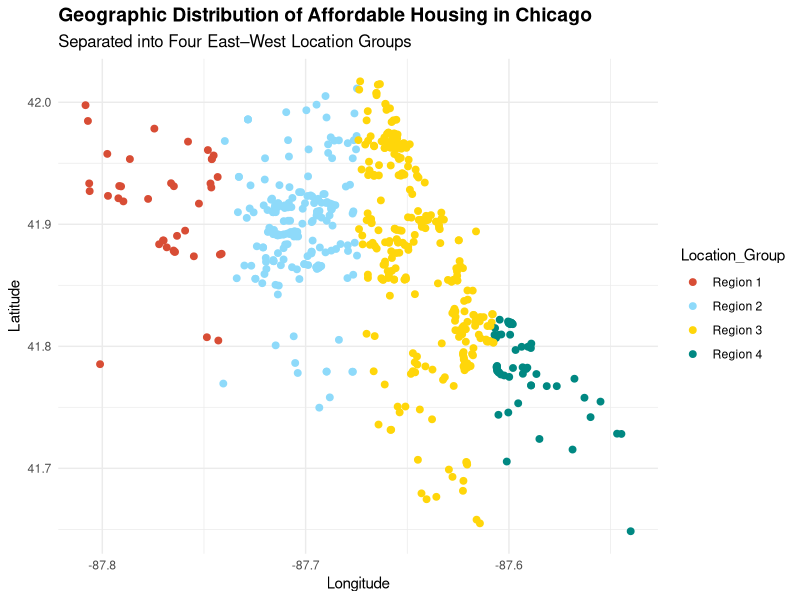
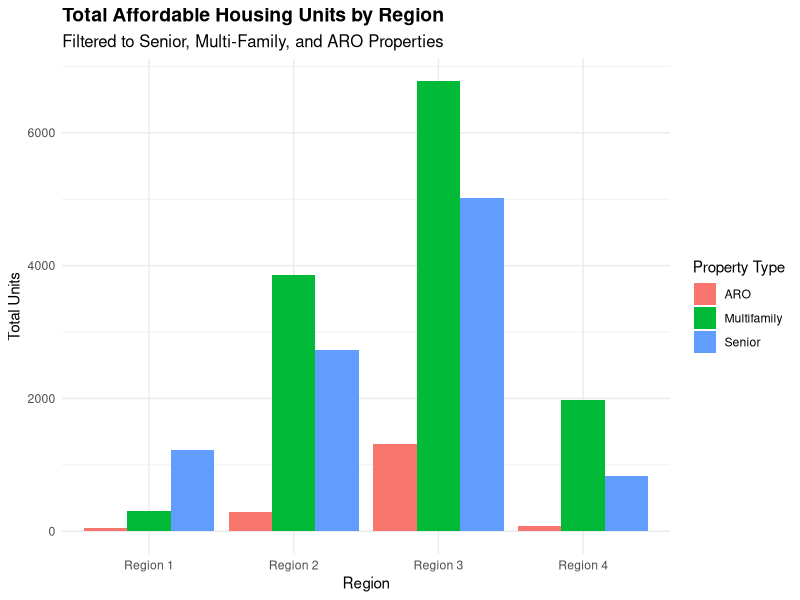
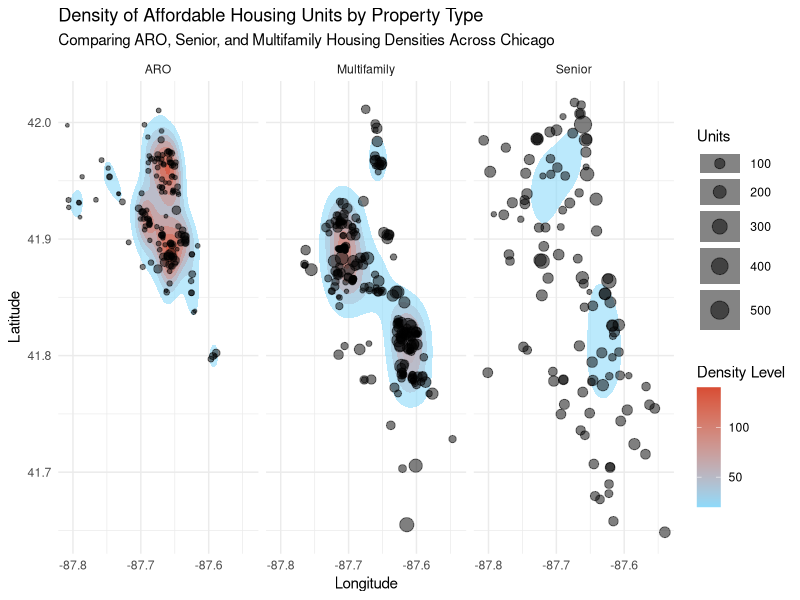

Source code (R) for these figures, in order:
## ---- chunk 1
knitr::opts_chunk$set(echo = TRUE)
## ---- chunk 2
knitr::opts_chunk$set(echo = TRUE)
## ---- chunk 3

library(ggplot2)

housing_data <- read.csv("Housing_Data.csv")

## ---- chunk 4

library(ggplot2)

housing_data <- read.csv("Housing_Data.csv")

## ---- chunk 5

dim(housing_data) # Verify rows > 500 and columns >= 57

## ---- chunk 6

str(housing_data)

## ---- chunk 7

colSums(is.na(housing_data))

## ---- chunk 8

(colSums(is.na(housing_data)) / nrow(housing_data)) * 100
sapply(housing_data, function(x) length(unique(x)))

## ---- chunk 9

library(ggplot2)

housing_data <- housing_data[!is.na(housing_data$Longitude) & !is.na(housing_data$Latitude), ]

housing_data$Location_Group <- cut(
  housing_data$Longitude,
  breaks = 4,
  labels = paste("Region", 1:4)
)

table(housing_data$Location_Group)
 
ggplot(housing_data, aes(x = Longitude, y = Latitude, color = Location_Group)) +
  geom_point(size = 2, alpha = 1) +
  labs(
    title = "Geographic Distribution of Affordable Housing in Chicago",
    subtitle = "Separated into Four East–West Location Groups",
    x = "Longitude",
    y = "Latitude"
  ) +
  scale_color_manual(values = c(
    "Region 1" = "#d84d35",
    "Region 2" = "#8edafa",
    "Region 3" = "#ffd60a",
    "Region 4" = "#008882"
  )) +
  theme_minimal() +
  theme(
    plot.title = element_text(face = "bold", size = 14),
    plot.subtitle = element_text(size = 12)
  )
## ---- chunk 10
library(ggplot2)
library(dplyr)
library(knitr)

housing_data <- housing_data %>%
  rename(Property_Type = Property.Type)

summary_full <- housing_data %>%
  group_by(Location_Group, `Property_Type`) %>%
  summarise(Total_Units = sum(`Units`, na.rm = TRUE)) %>%
  arrange(Location_Group)

kable(summary_full, caption = "All Property Types")

summary_filtered <- housing_data %>%
  filter(`Property_Type` %in% c("Senior", "Multifamily", "ARO")) %>%
  group_by(Location_Group, `Property_Type`) %>%
  summarise(Total_Units = sum(`Units`, na.rm = TRUE)) %>%
  arrange(Location_Group)

kable(summary_filtered, caption = "Filtered Property Types")

## ---- chunk 11

library(ggplot2)

ggplot(summary_filtered, aes(x = Location_Group, y = Total_Units, fill = Property_Type)) +
  geom_col(position = "dodge") + 
  labs(
    title = "Total Affordable Housing Units by Region",
    subtitle = "Filtered to Senior, Multi-Family, and ARO Properties",
    x = "Region",
    y = "Total Units",
    fill = "Property Type"
  ) +
  theme_minimal() +
  theme(
    plot.title = element_text(face = "bold", size = 14),
    plot.subtitle = element_text(size = 12)
  )

## ---- chunk 12

housing_clean <- housing_data %>%
filter(!is.na(Longitude),
!is.na(Latitude),
!is.na(Units))

## ---- chunk 13
filtered <- housing_clean %>%
  filter(Property_Type %in% c("ARO", "Senior", "Multifamily"))

ggplot(filtered, aes(Longitude, Latitude)) +
  stat_density2d(
    aes(fill = after_stat(level)),
    geom = "polygon",
    alpha = 0.6
  ) +
  scale_fill_gradient(low = "#8edafa", high = "#d84d35") +
  geom_point(aes(size = Units), alpha = 0.5) +
  facet_wrap(~ Property_Type) +
  labs(
    title = "Density of Affordable Housing Units by Property Type",
    subtitle = "Comparing ARO, Senior, and Multifamily Housing Densities Across Chicago",
    x = "Longitude",
    y = "Latitude",
    fill = "Density Level",
    size = "Units"
  ) +
  theme_minimal()

